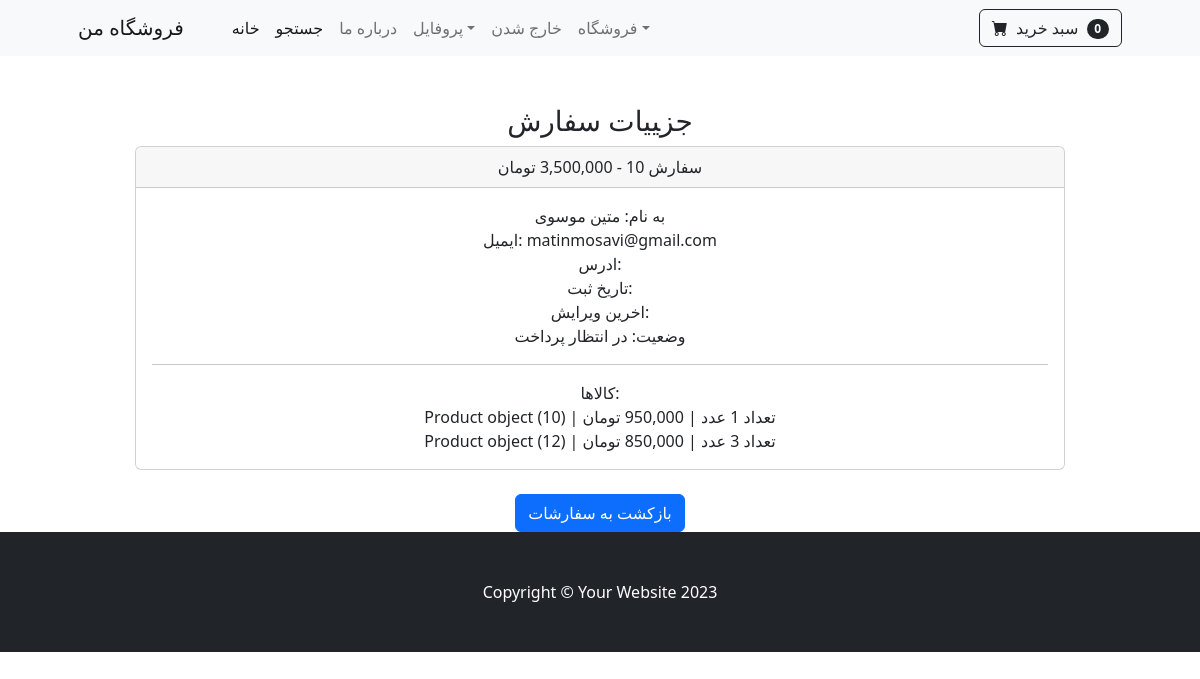
Page /order_details/10 (signed in) on the committed database.
### payment/models.py (models this page shows, shortened)
class Order(models.Model):
    STATUS_ORDER = [
        ('Pending', 'در انتظار پرداخت'),
        ('Processing', 'در  حال پردازش'),
        ('Shipped', 'ارسال شده به پست  '),
        ('Delivered', 'تحویل داده شده  ')
    ]
    user = models.ForeignKey(User, on_delete = models.CASCADE, null=True, blank=True)
    full_name = models.CharField(max_length=250)
    email = models.EmailField(max_length=300)
    shipping_address = models.TextField(max_length=150000)
    amount_paid = models.DecimalField(decimal_places=0, max_digits=12)
    date_ordered = jmodels.jDateTimeField(auto_now=True)
    status = models.CharField(max_length=50, choices=STATUS_ORDER, default='Pending')
    last_update = jmodels.jDateTimeField(auto_now=True)

class OrderItem(models.Model):
    order = models.ForeignKey(Order, on_delete=models.CASCADE, null=True)
    product = models.ForeignKey(Product, on_delete=models.CASCADE, null=True)
    user = models.ForeignKey(User, on_delete=models.CASCADE, null=True)
    quantity = models.PositiveBigIntegerField(default=1)
    price = models.DecimalField(decimal_places=0, max_digits=12)

### shop/models.py (models this page shows, shortened)
class Product(models.Model):
    name = models.CharField(max_length=40)
    description = models.CharField(max_length=500, default='', blank=True, null=True)
    price = models.DecimalField(default=0, decimal_places=0, max_digits=12)
    category = models.ForeignKey(Category, on_delete=models.CASCADE, default=1)
    picture = models.ImageField(upload_to='upload/product/')
    is_sale = models.BooleanField(default=False)
    sale_price = models.DecimalField(default=0, decimal_places=0, max_digits=12)

### shop/views.py (the view)
# urls.py: path('order_details/<int:pk>', views.order_details, name="order_details"),
def order_details(request, pk):
    if request.user.is_authenticated:
        order = Order.objects.get(id=pk)
        items = OrderItem.objects.filter(order=pk)
        context = {
            'order':order,
            'items':items
        }
        return render(request, 'order_details.html', context)
    else:
        messages.success(request, 'دسترسی به این صفحه امکان پذیر نمیباشد')
        return redirect('home')

### cart/cart.py (called while the page is built)
    def __len__(self):
        return len(self.cart)

### cart/context_processors.py (called while the page is built)
def cart(request):
    return{'cart':Cart(request)}

### shop/templates/order_details.html
{% extends 'base.html' %}
{% block content %}
<br><br>
<div class="container">
    <div class="row">
        <center>
            <div class="col-10">
              <h3>جز‍ییات سفارش</h3>
              <div class="card">
                <div class="card-header">
                  سفارش  {{ order.id }} - {{ order.amount_paid }} تومان
                </div>
                <div class="card-body">
                  به نام: {{ order.full_name }} <br>
                  ایمیل:  {{ order.email }}  <br>
                  ادرس: {{  order.shiping_address }}  <br>
                  تاریخ ثبت:{{ order.date_ordered|date:"Y-m-d H:i:s" }}  <br>
                  اخرین ویرایش: {{ order.last_update|date:"Y-m-d H:i:s" }}  <br>
                  وضعیت: {{ order.get_status_display }}  <br>
                  <hr>
                  کالاها:<br>
                  {% for item in items %}
                    {{ item.product }} | تعداد {{ item.quantity }} عدد | {{ item.price }} تومان  <br>
                  {% endfor %}
                </div>
              </div>
              <br>
              <a href="{% url 'orders' %}" class="btn btn-primary">بازکشت به سفارشات </a>
            </div>
        </center>
    </div>
</div>
{% endblock %}

### rows in the picture
Order: id "10", amount_paid "3,500,000", full_name "متین موسوی", email "matinmosavi@gmail.com", status "در انتظار پرداخت"
OrderItem: product "Product object (10)"
OrderItem: product "Product object (12)"

### other values in the picture
{{ cart|length }} "0"
